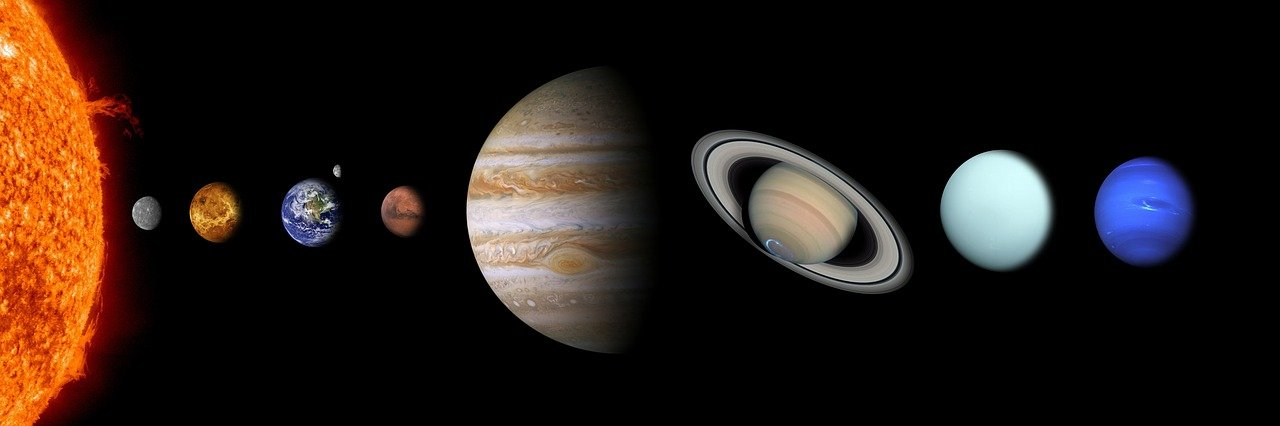
#> input picture solar-system.jpg, 1280 x 426 px
$ python Display.py
#> lines starting #> are read from the running program, lines starting #| are printed output that depends on the picture; after the words box and inside, x2 and y2 are one past the last pixel; in counts of white or black regions, pixels touching at a corner belong together
import cv2

img= cv2.imread('solar-system.jpg')
#> img is the input picture: shape (426, 1280, 3); mean B, G, R 20.5, 25.8, 36.5

text = 'Sun'
cv2.putText(img, text, (100,90), fontFace = cv2.FONT_HERSHEY_COMPLEX_SMALL, fontScale = 2, color = (0,69,255))
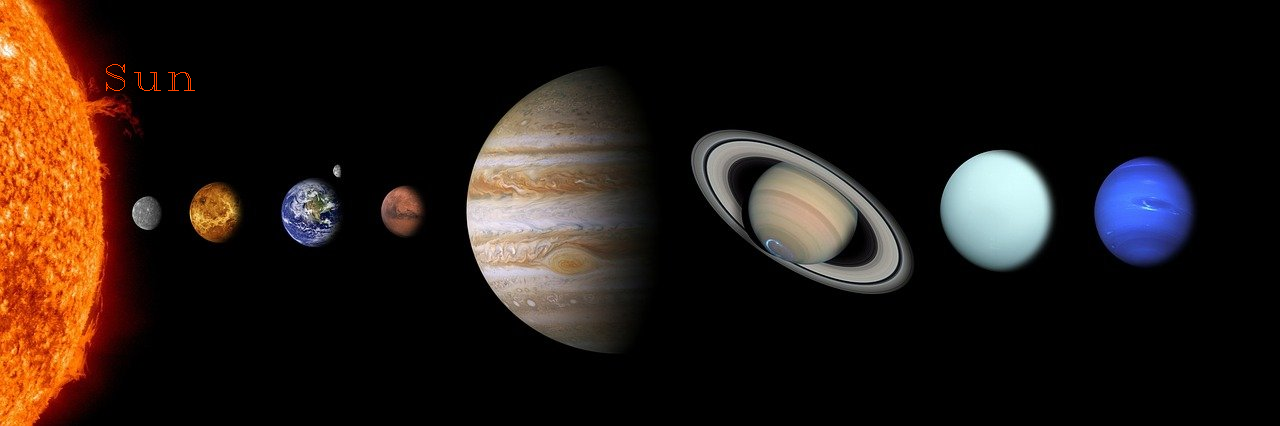
#> img: shape (426, 1280, 3); 0.06% of pixels changed, all inside (x1, y1, x2, y2) = (106, 64, 195, 91)
text = 'Mercury'
cv2.putText(img, text, (120,175), fontFace = cv2.FONT_HERSHEY_COMPLEX_SMALL, fontScale = 0.5, color = (128,128,128))
#> img: shape (426, 1280, 3); 0.03% of pixels changed, all inside (x1, y1, x2, y2) = (121, 169, 171, 178)
text = 'Venus'
cv2.putText(img, text, (175,275), fontFace = cv2.FONT_HERSHEY_COMPLEX_SMALL, fontScale = 0.5, color = (0,140,255))
#> img: shape (426, 1280, 3); mean B, G, R 20.5, 25.9, 36.8
text = 'Earth'
cv2.putText(img, text, (260,175), fontFace = cv2.FONT_HERSHEY_COMPLEX_SMALL, fontScale = 0.5, color = (100,200,0))
#> img: shape (426, 1280, 3); mean B, G, R 20.5, 25.9, 36.8
text = 'Mars'
cv2.putText(img, text, (400,275), fontFace = cv2.FONT_HERSHEY_COMPLEX_SMALL, fontScale = 0.5, color = (9,200,255))
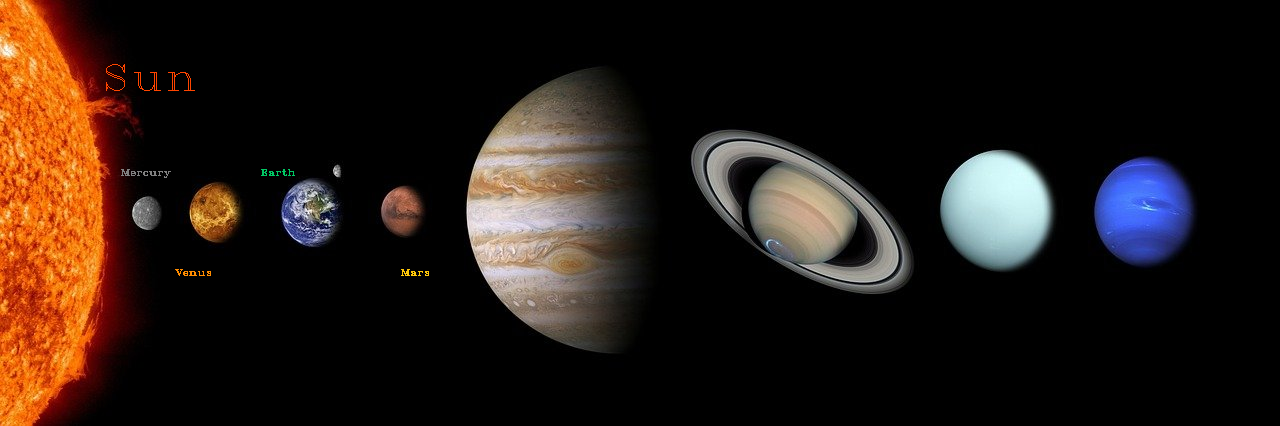
#> img: shape (426, 1280, 3); mean B, G, R 20.5, 25.9, 36.8
text = 'Jupiter'
cv2.putText(img, text, (600,105), fontFace = cv2.FONT_HERSHEY_COMPLEX_SMALL, fontScale = 0.5, color = (42,42,165))
#> img: shape (426, 1280, 3); 0.02% of pixels changed, all inside (x1, y1, x2, y2) = (601, 99, 645, 108)
text = 'Saturn'
cv2.putText(img, text, (775,295), fontFace = cv2.FONT_HERSHEY_COMPLEX_SMALL, fontScale = 0.5, color = (220,245,245))
#> img: shape (426, 1280, 3); mean B, G, R 20.6, 26, 36.9
text = 'Uranus'
cv2.putText(img, text, (950,125), fontFace = cv2.FONT_HERSHEY_COMPLEX_SMALL, fontScale = 0.5, color = (128,128,0))
#> img: shape (426, 1280, 3); mean B, G, R 20.6, 26, 36.9
text = 'Neptune'
cv2.putText(img, text, (1150,275), fontFace = cv2.FONT_HERSHEY_COMPLEX_SMALL, fontScale = 0.5, color = (139,0,100))

text = 'The MilkyWay Galaxy'
cv2.putText(img, text, (400,30), fontFace = cv2.FONT_HERSHEY_COMPLEX_SMALL, fontScale = 2, color = (255,255,255))

text = 'Did You Know ?: There are estimated to be 2 - 4 billion galaxies,'
cv2.putText(img, text, (400,380), fontFace = cv2.FONT_HERSHEY_COMPLEX_SMALL, fontScale = 0.8, color = (255,255,255))
text = ' other than our very own MilkWay, approx. 300 million of are suitable for life!'
cv2.putText(img, text, (400,395), fontFace = cv2.FONT_HERSHEY_COMPLEX_SMALL, fontScale = 0.8, color = (255,255,255))
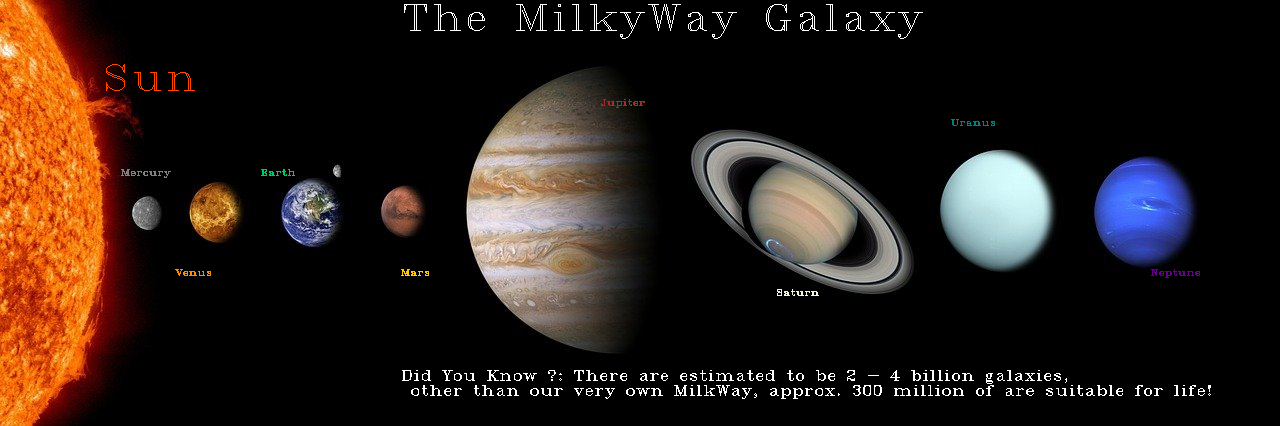
#> img: shape (426, 1280, 3); mean B, G, R 23.2, 28.6, 39.4


cv2.imshow('Our Solar System', img)
cv2.waitKey(0)
